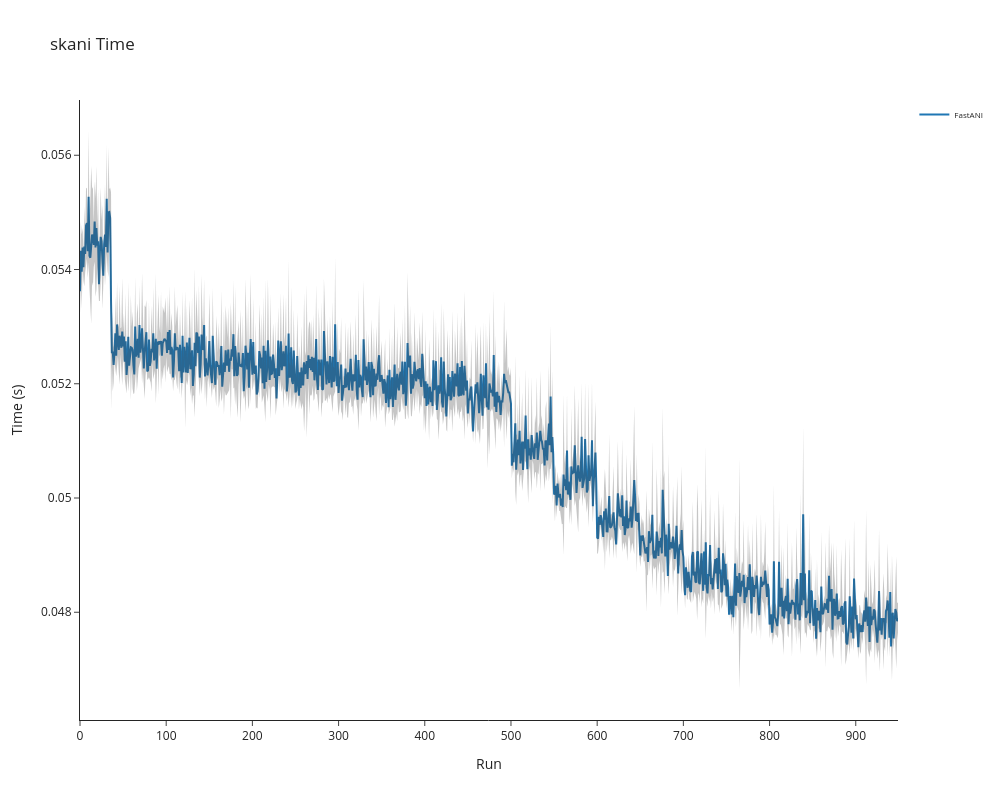

Write notebook code for a chart like this one.
### Code cell
timeit2 = methodANI_mut_dependency(
    N=1,
    N_pairwise=50,
    mut_func=snp_1_opt,
    method="skani",
    seq_length=5_000_000,
    mutation_array=mut_array,
    output_path="/home/lorenzo/Documents/tesi_2/fastANI-skani-comparison/skani-mut-dependency"
)

### Figure 1 — Plotly figure (JSON) as saved in the notebook; plotly's stock layout.template omitted (floating-point values rounded to 4 significant figures; data arrays with more than 128 entries replaced by an {"elided": "..."} marker saying what was removed)
{"data": [{"mode": "lines", "name": "FastANI", "type": "scatter", "x": {"elided": "951 int values"}, "y": {"elided": "950 float values"}}, {"line": {"width": 0}, "marker": {"color": "#444"}, "mode": "lines", "showlegend": false, "type": "scatter", "x": {"elided": "951 int values"}, "y": {"elided": "950 float values"}}, {"fill": "tonexty", "fillcolor": "rgba(68, 68, 68, 0.3)", "line": {"width": 0}, "marker": {"color": "#444"}, "mode": "lines", "showlegend": false, "type": "scatter", "x": {"elided": "951 int values"}, "y": {"elided": "950 float values"}}], "layout": {"height": 800, "hovermode": "x", "legend": {"font": {"size": 8}}, "title": {"text": "skani Time"}, "width": 1000, "xaxis": {"title": {"text": "Run"}}, "yaxis": {"title": {"text": "Time (s)"}}}}
